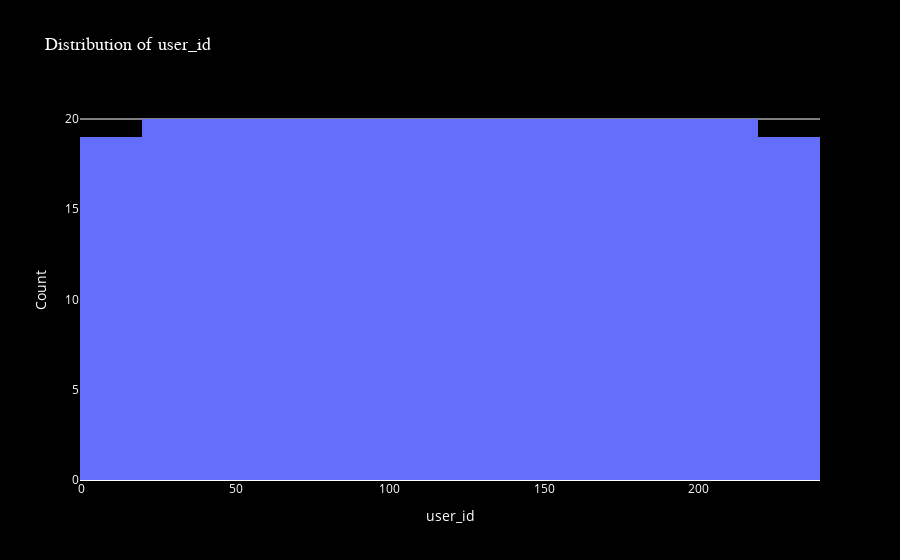
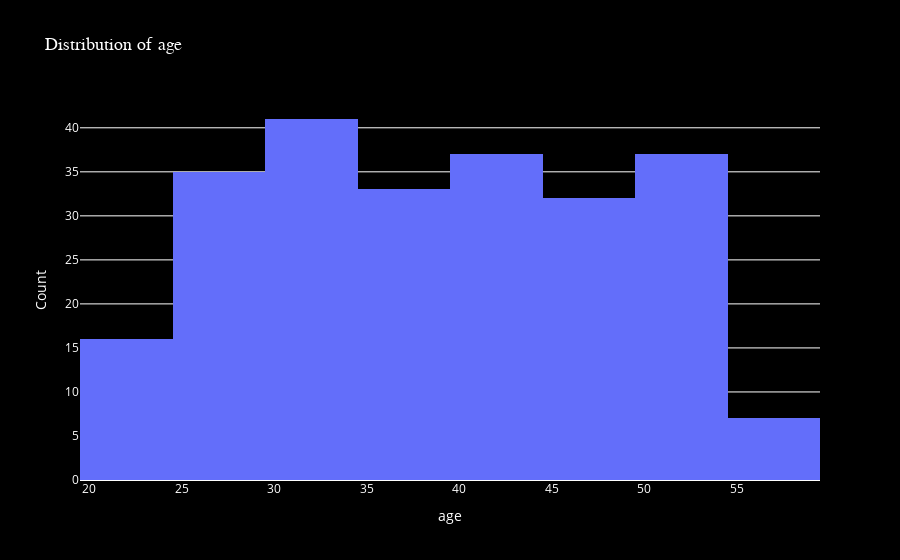
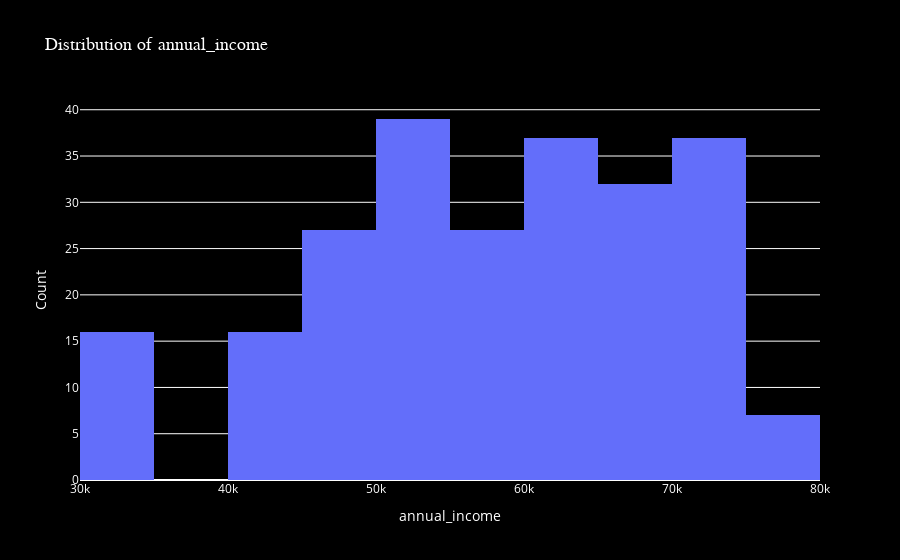
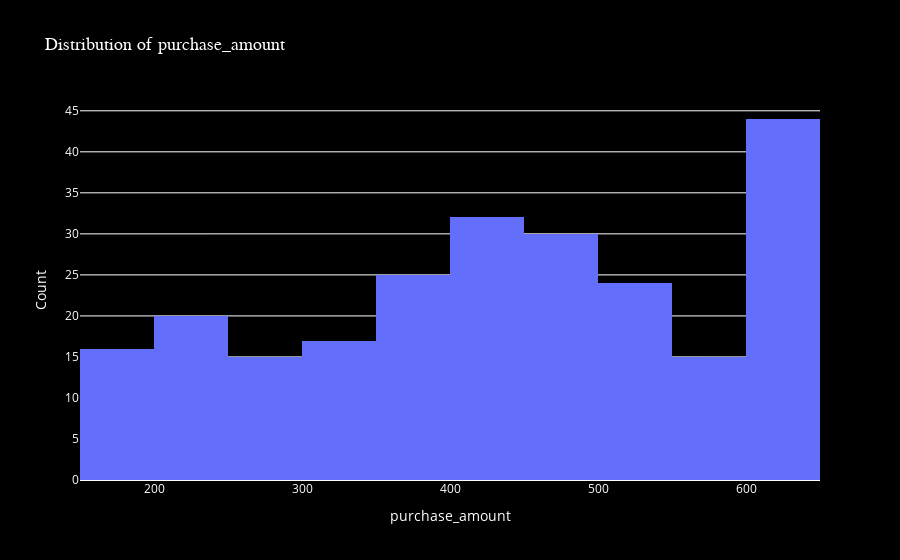

Notebook code cell kept with these figures, in order:
### Code cell
import plotly.express as px
import pandas as pd

# Assuming df is already defined and contains the data

# Define the columns you want to plot
columns = ['user_id',
 'age',
 'annual_income',
 'purchase_amount',
 'loyalty_score',
 'region',
 'purchase_frequency']
# Iterate through each column and create a bar chart or histogram
for column in columns:
    try:
        if column not in df.columns:
            print(f"Column {column} does not exist in the DataFrame")
            continue
        
        # Check if the column is suitable for a bar chart
        if df[column].dtype == 'object' or df[column].dtype.name == 'category':
            # Count the occurrences of each unique value
            column_counts = df[column].value_counts().reset_index()
            column_counts.columns = [column, 'count']
            
            # Create a bar chart using plotly.express
            fig = px.bar(
                column_counts,
                 x=column,
                y='count',
                title=f'Distribution of {column}',
                labels={column: column, 'count': 'Count'},
                text='count'
            )
            
            # Update layout for better readability
            fig.update_layout(
                xaxis_title=column,
                yaxis_title='Count',
                paper_bgcolor='black',  # Background color of the paper
                plot_bgcolor='black',   # Background color of the plot area
                title_font=dict(size=18, family="Arial"),
                xaxis={'categoryorder': 'total descending'},
                font=dict(color='white')  # Font color for text in plots
            )
                
            
            # Show the figure
            fig.show()

        elif df[column].dtype in ['int64', 'float64']:
            # Create a histogram for numerical columns
            fig = px.histogram(
                df,
                x=column,
                title=f'Distribution of {column}',
                labels={column: column, 'count': 'Count'}
            )
            
            # Update layout for better readability
            fig.update_layout(
                xaxis_title=column,
                yaxis_title='Count',
                paper_bgcolor='black',  # Background color of the paper
                plot_bgcolor='black',   # Background color of the plot area
                title_font=dict(size=18, family="Arial"),
                font=dict(color='white')  # Font color for text in plots
            )
            
            # Show the figure
            fig.show()
    except Exception as e:
        print(f"Could not create plot for column {column}: {e}")

### Figure 1 — Plotly figure (JSON) as saved in the notebook; plotly's stock layout.template omitted (floating-point values rounded to 4 significant figures; data arrays with more than 128 entries replaced by an {"elided": "..."} marker saying what was removed)
{"data": [{"alignmentgroup": "True", "bingroup": "x", "hovertemplate": "user_id=%{x}<br>count=%{y}<extra></extra>", "legendgroup": "", "marker": {"color": "#636efa", "pattern": {"shape": ""}}, "name": "", "offsetgroup": "", "orientation": "v", "showlegend": false, "type": "histogram", "x": {"elided": "238 int values"}, "xaxis": "x", "yaxis": "y"}], "layout": {"autosize": true, "barmode": "relative", "font": {"color": "white"}, "legend": {"tracegroupgap": 0}, "paper_bgcolor": "black", "plot_bgcolor": "black", "title": {"font": {"family": "Arial", "size": 18}, "text": "Distribution of user_id"}, "xaxis": {"anchor": "y", "autorange": true, "domain": [0, 1], "range": [-0.5, 239.5], "title": {"text": "user_id"}, "type": "linear"}, "yaxis": {"anchor": "x", "autorange": true, "domain": [0, 1], "range": [0, 21.05], "title": {"text": "Count"}}}}

### Figure 2 — Plotly figure (JSON) as saved in the notebook; plotly's stock layout.template omitted (floating-point values rounded to 4 significant figures; data arrays with more than 128 entries replaced by an {"elided": "..."} marker saying what was removed)
{"data": [{"alignmentgroup": "True", "bingroup": "x", "hovertemplate": "age=%{x}<br>count=%{y}<extra></extra>", "legendgroup": "", "marker": {"color": "#636efa", "pattern": {"shape": ""}}, "name": "", "offsetgroup": "", "orientation": "v", "showlegend": false, "type": "histogram", "x": {"elided": "238 int values"}, "xaxis": "x", "yaxis": "y"}], "layout": {"autosize": true, "barmode": "relative", "font": {"color": "white"}, "legend": {"tracegroupgap": 0}, "paper_bgcolor": "black", "plot_bgcolor": "black", "title": {"font": {"family": "Arial", "size": 18}, "text": "Distribution of age"}, "xaxis": {"anchor": "y", "autorange": true, "domain": [0, 1], "range": [19.5, 59.5], "title": {"text": "age"}, "type": "linear"}, "yaxis": {"anchor": "x", "autorange": true, "domain": [0, 1], "range": [0, 43.16], "title": {"text": "Count"}}}}

### Figure 3 — Plotly figure (JSON) as saved in the notebook; plotly's stock layout.template omitted (floating-point values rounded to 4 significant figures; data arrays with more than 128 entries replaced by an {"elided": "..."} marker saying what was removed)
{"data": [{"alignmentgroup": "True", "bingroup": "x", "hovertemplate": "annual_income=%{x}<br>count=%{y}<extra></extra>", "legendgroup": "", "marker": {"color": "#636efa", "pattern": {"shape": ""}}, "name": "", "offsetgroup": "", "orientation": "v", "showlegend": false, "type": "histogram", "x": {"elided": "238 int values"}, "xaxis": "x", "yaxis": "y"}], "layout": {"autosize": true, "barmode": "relative", "font": {"color": "white"}, "legend": {"tracegroupgap": 0}, "paper_bgcolor": "black", "plot_bgcolor": "black", "title": {"font": {"family": "Arial", "size": 18}, "text": "Distribution of annual_income"}, "xaxis": {"anchor": "y", "autorange": true, "domain": [0, 1], "range": [30000.0, 80000.0], "title": {"text": "annual_income"}, "type": "linear"}, "yaxis": {"anchor": "x", "autorange": true, "domain": [0, 1], "range": [0, 41.05], "title": {"text": "Count"}}}}

### Figure 4 — Plotly figure (JSON) as saved in the notebook; plotly's stock layout.template omitted (floating-point values rounded to 4 significant figures; data arrays with more than 128 entries replaced by an {"elided": "..."} marker saying what was removed)
{"data": [{"alignmentgroup": "True", "bingroup": "x", "hovertemplate": "purchase_amount=%{x}<br>count=%{y}<extra></extra>", "legendgroup": "", "marker": {"color": "#636efa", "pattern": {"shape": ""}}, "name": "", "offsetgroup": "", "orientation": "v", "showlegend": false, "type": "histogram", "x": {"elided": "238 int values"}, "xaxis": "x", "yaxis": "y"}], "layout": {"autosize": true, "barmode": "relative", "font": {"color": "white"}, "legend": {"tracegroupgap": 0}, "paper_bgcolor": "black", "plot_bgcolor": "black", "title": {"font": {"family": "Arial", "size": 18}, "text": "Distribution of purchase_amount"}, "xaxis": {"anchor": "y", "autorange": true, "domain": [0, 1], "range": [149.5, 649.5], "title": {"text": "purchase_amount"}, "type": "linear"}, "yaxis": {"anchor": "x", "autorange": true, "domain": [0, 1], "range": [0, 46.32], "title": {"text": "Count"}}}}
